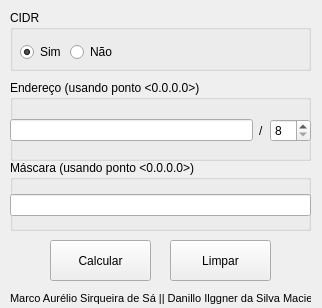
<?xml version="1.0" encoding="UTF-8"?>
<ui version="4.0">
 <class>MainWindow</class>
 <widget class="QMainWindow" name="MainWindow">
  <property name="geometry">
   <rect>
    <x>0</x>
    <y>0</y>
    <width>322</width>
    <height>308</height>
   </rect>
  </property>
  <property name="windowTitle">
   <string>Calculadora IPV4</string>
  </property>
  <widget class="QWidget" name="centralwidget">
   <widget class="QGroupBox" name="groupBox_5">
    <property name="geometry">
     <rect>
      <x>10</x>
      <y>10</y>
      <width>301</width>
      <height>61</height>
     </rect>
    </property>
    <property name="title">
     <string>CIDR</string>
    </property>
    <widget class="QRadioButton" name="radioButtonCIDR_Nao">
     <property name="geometry">
      <rect>
       <x>60</x>
       <y>30</y>
       <width>51</width>
       <height>24</height>
      </rect>
     </property>
     <property name="text">
      <string>Não</string>
     </property>
    </widget>
    <widget class="QRadioButton" name="radioButtonCIDR_Sim">
     <property name="geometry">
      <rect>
       <x>10</x>
       <y>30</y>
       <width>51</width>
       <height>24</height>
      </rect>
     </property>
     <property name="text">
      <string>Sim</string>
     </property>
     <property name="checked">
      <bool>true</bool>
     </property>
    </widget>
   </widget>
   <widget class="QLabel" name="label">
    <property name="geometry">
     <rect>
      <x>10</x>
      <y>290</y>
      <width>301</width>
      <height>16</height>
     </rect>
    </property>
    <property name="font">
     <font>
      <pointsize>8</pointsize>
     </font>
    </property>
    <property name="text">
     <string>Marco Aurélio Sirqueira de Sá || Danillo Ilggner da Silva Maciel</string>
    </property>
   </widget>
   <widget class="QGroupBox" name="groupBox_3">
    <property name="geometry">
     <rect>
      <x>10</x>
      <y>160</y>
      <width>301</width>
      <height>71</height>
     </rect>
    </property>
    <property name="title">
     <string>Máscara (usando ponto &lt;0.0.0.0&gt;)</string>
    </property>
    <widget class="QWidget" name="horizontalLayoutWidget_2">
     <property name="geometry">
      <rect>
       <x>0</x>
       <y>20</y>
       <width>301</width>
       <height>51</height>
      </rect>
     </property>
     <layout class="QHBoxLayout" name="horizontalLayout_2">
      <item>
       <widget class="QLineEdit" name="lineEditMascara"/>
      </item>
     </layout>
    </widget>
   </widget>
   <widget class="QGroupBox" name="groupBox_2">
    <property name="geometry">
     <rect>
      <x>10</x>
      <y>80</y>
      <width>301</width>
      <height>81</height>
     </rect>
    </property>
    <property name="font">
     <font>
      <kerning>true</kerning>
     </font>
    </property>
    <property name="title">
     <string>Endereço (usando ponto &lt;0.0.0.0&gt;)</string>
    </property>
    <widget class="QWidget" name="horizontalLayoutWidget">
     <property name="geometry">
      <rect>
       <x>0</x>
       <y>20</y>
       <width>301</width>
       <height>61</height>
      </rect>
     </property>
     <layout class="QHBoxLayout" name="horizontalLayout">
      <item>
       <widget class="QLineEdit" name="lineEditEndereco"/>
      </item>
      <item>
       <widget class="QLabel" name="label_2">
        <property name="text">
         <string>/</string>
        </property>
       </widget>
      </item>
      <item>
       <widget class="QSpinBox" name="spinBoxCIDR">
        <property name="minimum">
         <number>8</number>
        </property>
        <property name="maximum">
         <number>30</number>
        </property>
       </widget>
      </item>
     </layout>
    </widget>
   </widget>
   <widget class="QPushButton" name="pushButtonCalcular">
    <property name="geometry">
     <rect>
      <x>50</x>
      <y>240</y>
      <width>101</width>
      <height>41</height>
     </rect>
    </property>
    <property name="text">
     <string>Calcular</string>
    </property>
   </widget>
   <widget class="QPushButton" name="pushButtonLimpar">
    <property name="geometry">
     <rect>
      <x>170</x>
      <y>240</y>
      <width>101</width>
      <height>41</height>
     </rect>
    </property>
    <property name="text">
     <string>Limpar</string>
    </property>
   </widget>
  </widget>
 </widget>
 <resources/>
 <connections/>
</ui>
